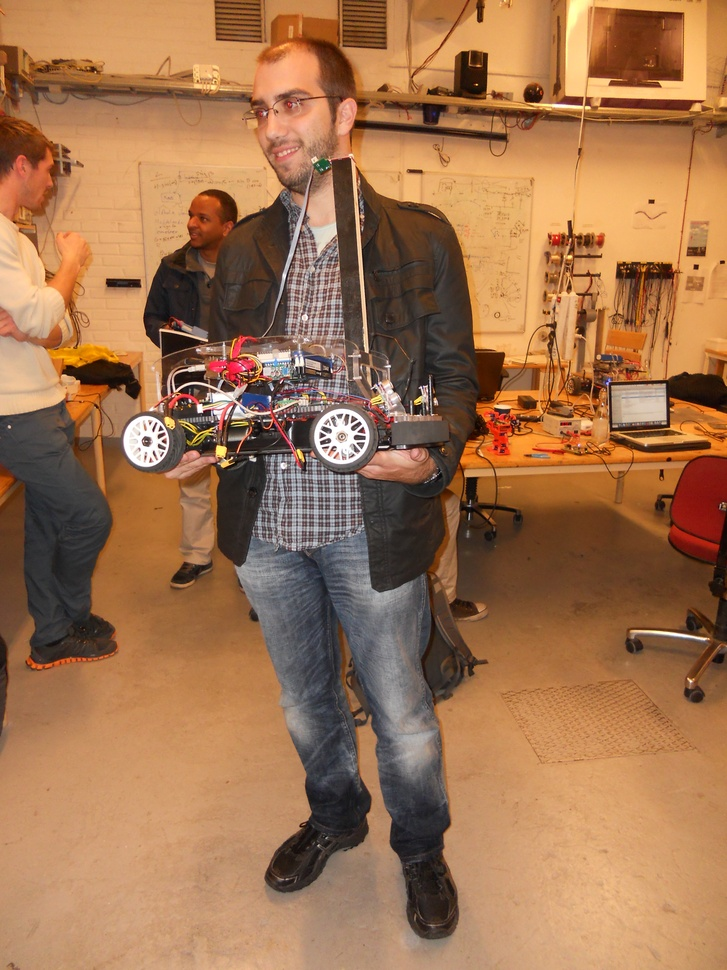
//> input picture 2013-CaroloCup/photos/DSCN0015.JPG, 727 x 970 px, shrunk from 3000 x 4000 before the run
$ ./HoughLines ../../../../../2013-CaroloCup/photos/DSCN0015.JPG   (built with g++ and OpenCV 4)
//> lines starting //> are read from the running program, lines starting //| are printed output that depends on the picture
#include "opencv2/highgui/highgui.hpp"
#include "opencv2/imgproc/imgproc.hpp"

#include <iostream>

using namespace cv;
using namespace std;

void help()
{
 cout << "\nThis program demonstrates line finding with the Hough transform.\n"
         "Usage:\n"
         "./houghlines <image_name>, Default is pic1.jpg\n" << endl;
}

int main(int argc, char** argv)
{
  const char* filename = argc >= 2 ? argv[1] : "pic1.jpg";

  Mat src = imread(filename, 0);
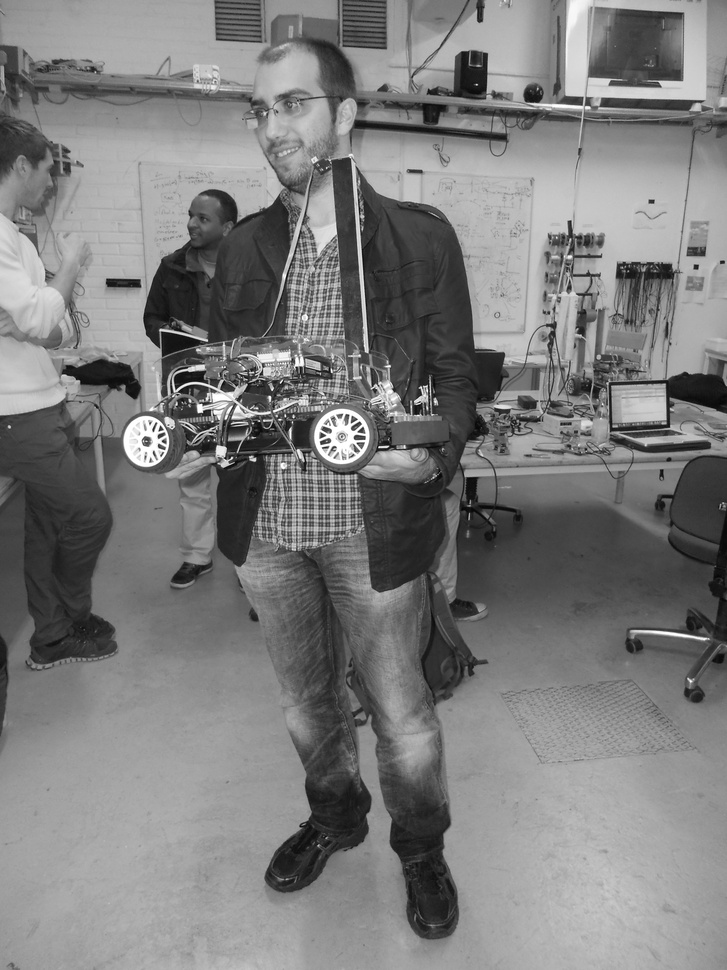
//> src: 970 rows x 727 cols, CV_8UC1; min 0, max 255, mean 124.7
  if(src.empty())
  {
    help();
    cout << "can not open " << filename << endl;
    return -1;
  }

  Mat dst, cdst;
  Canny(src, dst, 50, 200, 3);
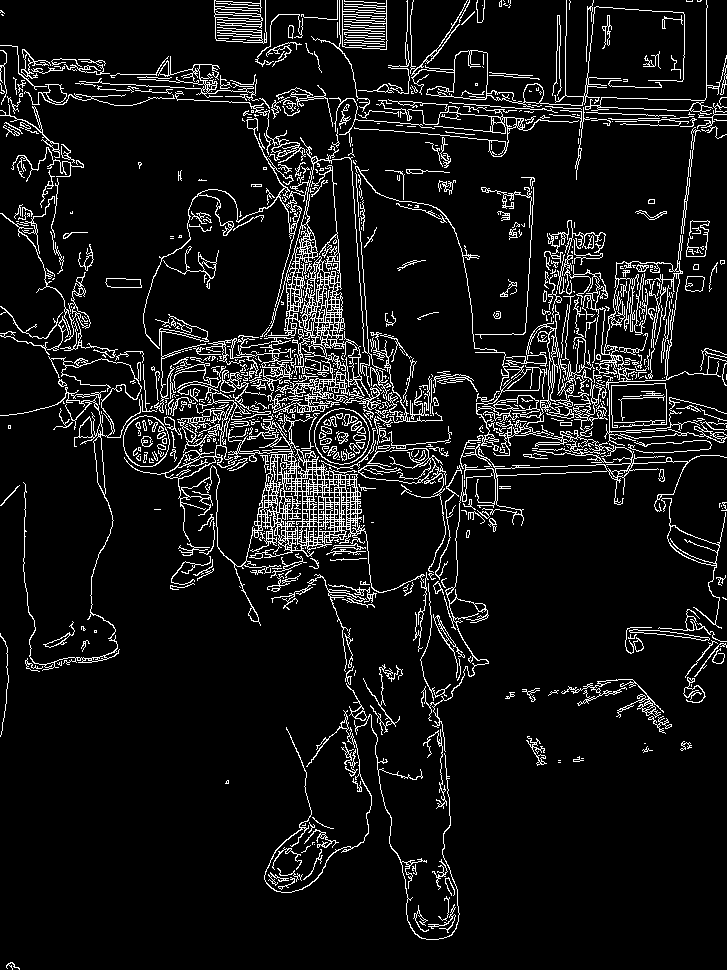
//> dst: 970 rows x 727 cols, CV_8UC1; 8.5% white in thin lines or dots
  cvtColor(dst, cdst, CV_GRAY2BGR);
//> cdst: 970 rows x 727 cols, CV_8UC3; 8.5% white in thin lines or dots

#if 0
  vector<Vec2f> lines;
  HoughLines(dst, lines, 1, CV_PI/180, 100, 0, 0 );

  for( size_t i = 0; i < lines.size(); i++ )
  {
    float rho = lines[i][0], theta = lines[i][1];
    Point pt1, pt2;
    double a = cos(theta), b = sin(theta);
    double x0 = a*rho, y0 = b*rho;
    pt1.x = cvRound(x0 + 1000*(-b));
    pt1.y = cvRound(y0 + 1000*(a));
    pt2.x = cvRound(x0 - 1000*(-b));
    pt2.y = cvRound(y0 - 1000*(a));
    line( cdst, pt1, pt2, Scalar(0,0,255), 3, CV_AA);
  }
#else
  vector<Vec4i> lines;
  HoughLinesP(dst, lines, 1, CV_PI/180, 50, 50, 10 );
//> lines = 535 lines (x1, y1, x2, y2), first 8: [299, 242, 332, 387], [203, 377, 272, 384], [285, 133, 338, 559], [277, 136, 292, 240], [364, 410, 441, 416], [324, 246, 338, 348], [355, 160, 373, 414], [322, 426, 345, 559]
  for( size_t i = 0; i < lines.size(); i++ )
  {
    Vec4i l = lines[i];
    line( cdst, Point(l[0], l[1]), Point(l[2], l[3]), Scalar(0,0,255), 3, CV_AA);
  }
//> this loop made 535 passes
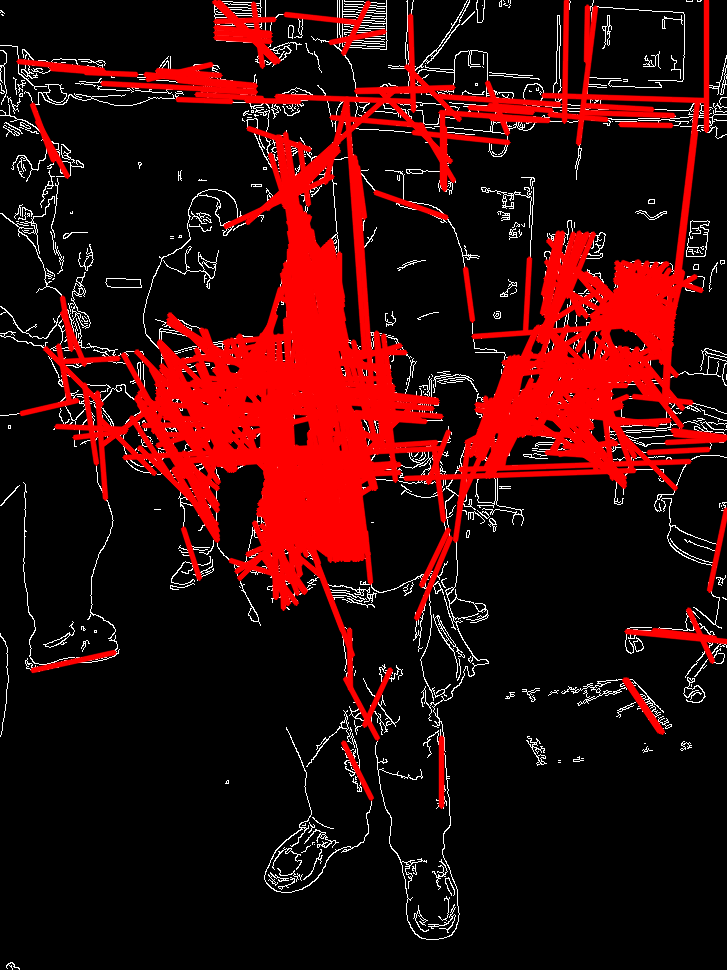
//> cdst: 970 rows x 727 cols, CV_8UC3; mean B, G, R 8.7, 8.7, 52.3
#endif
  imshow("source", src);
  imshow("detected lines", cdst);

  waitKey();

  return 0;
}

$ run again, on 2013-CaroloCup/photos/DSCN0017.JPG
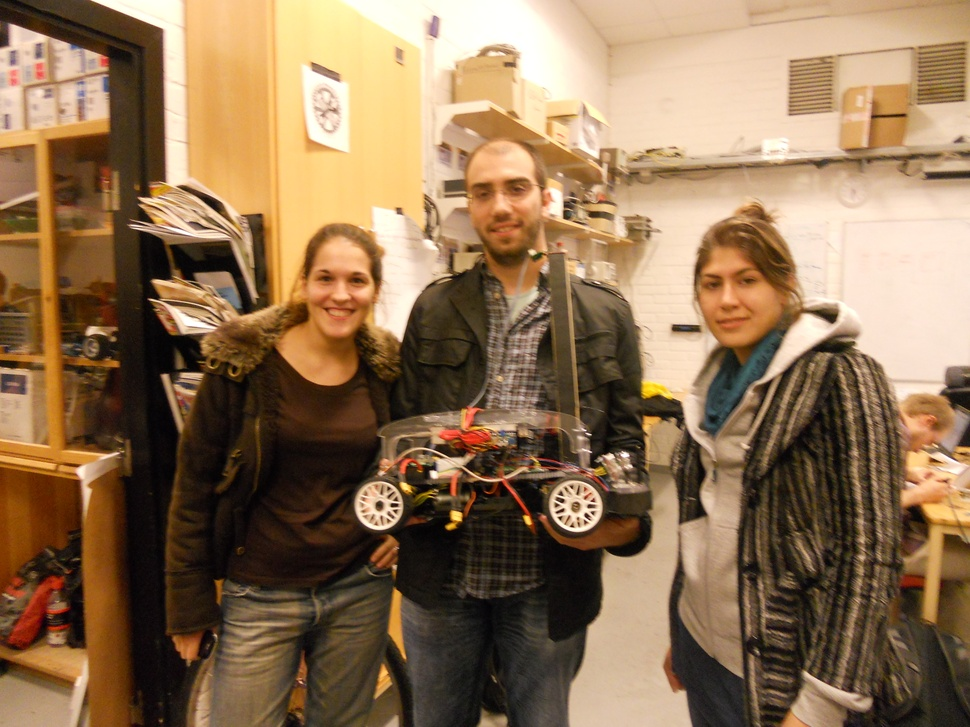
//> input picture 2013-CaroloCup/photos/DSCN0017.JPG, 970 x 727 px, shrunk from 4000 x 3000 before the run
//> `Canny(src, dst, 50, 200, 3);`:
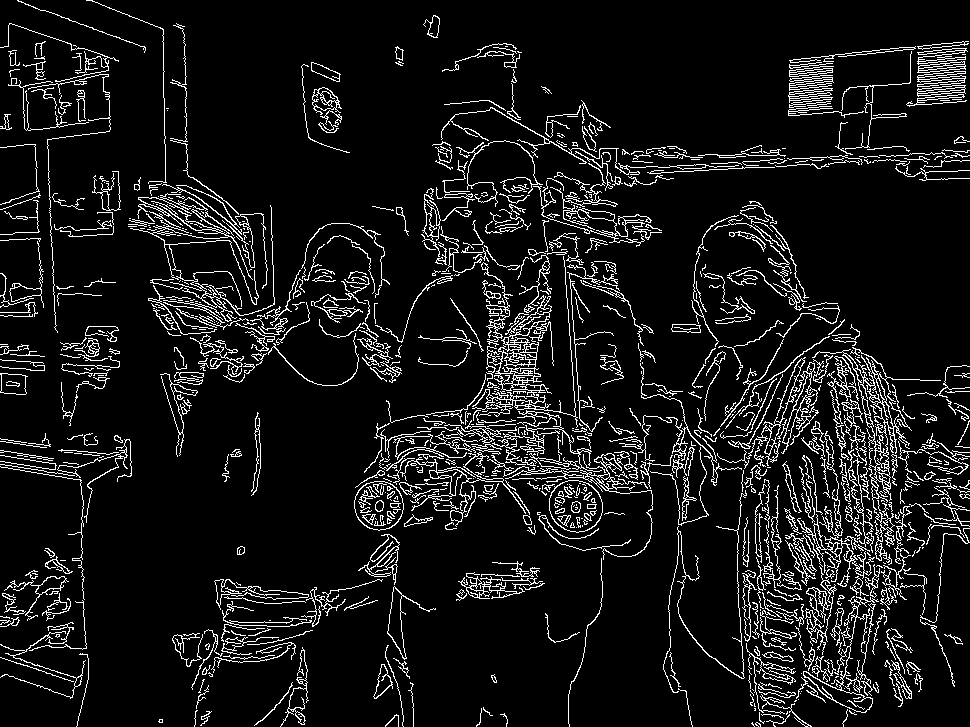
//> dst: 727 rows x 970 cols, CV_8UC1; 8.8% white in thin lines or dots
//> lines = 465 lines (x1, y1, x2, y2), first 8: [739, 524, 909, 586], [148, 183, 216, 240], [357, 516, 550, 323], [776, 421, 905, 446], [138, 206, 205, 242], [694, 170, 758, 167], [825, 475, 890, 485], [479, 393, 546, 433]
//> the loop `for( size_t i = 0; i < lines.size(); i++ )` made 465 passes
//> after the loop `for( size_t i = 0; i < lines.size(); i++ )`:
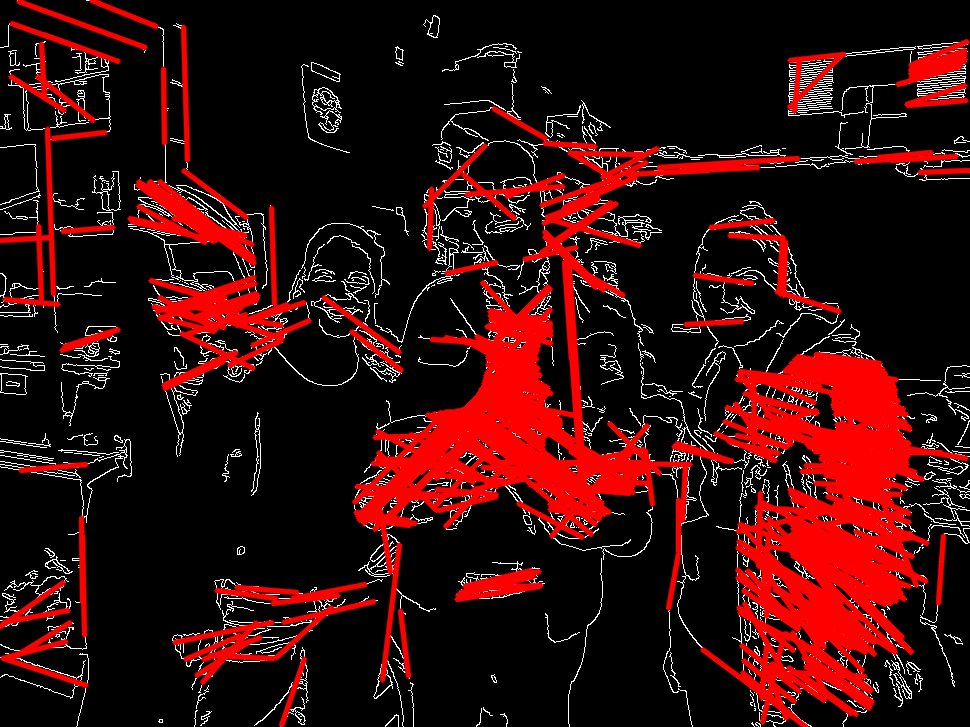
//> cdst: 727 rows x 970 cols, CV_8UC3; mean B, G, R 11, 11, 53.7

$ run again, on 2013-CaroloCup/photos/DSCN0018.JPG
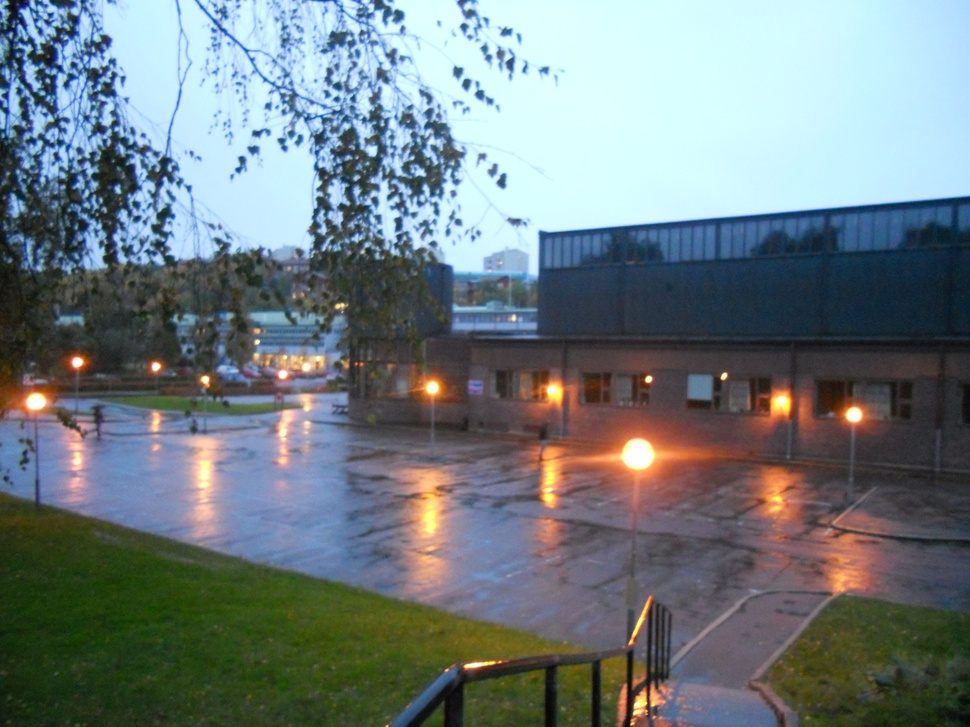
//> input picture 2013-CaroloCup/photos/DSCN0018.JPG, 970 x 727 px, shrunk from 4000 x 3000 before the run
//> `Canny(src, dst, 50, 200, 3);`:
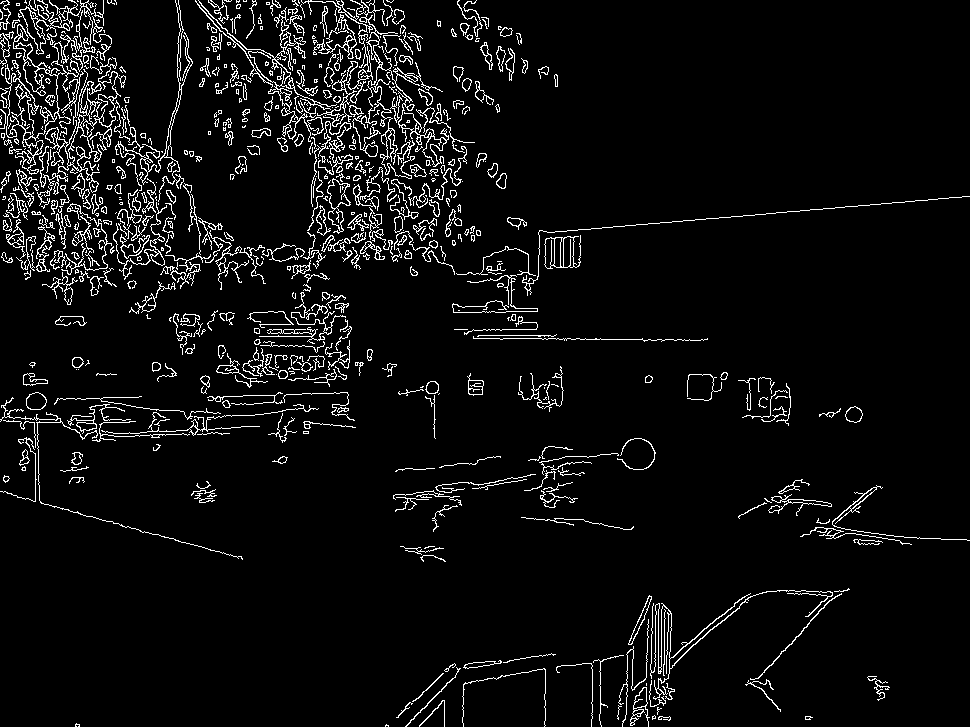
//> dst: 727 rows x 970 cols, CV_8UC1; 5.5% white in thin lines or dots
//> lines = 320 lines (x1, y1, x2, y2), first 8: [538, 233, 969, 196], [41, 53, 172, 184], [254, 328, 305, 379], [269, 72, 369, 172], [275, 82, 441, 248], [193, 212, 237, 275], [297, 312, 359, 374], [249, 60, 445, 256]
//> the loop `for( size_t i = 0; i < lines.size(); i++ )` made 320 passes
//> after the loop `for( size_t i = 0; i < lines.size(); i++ )`:
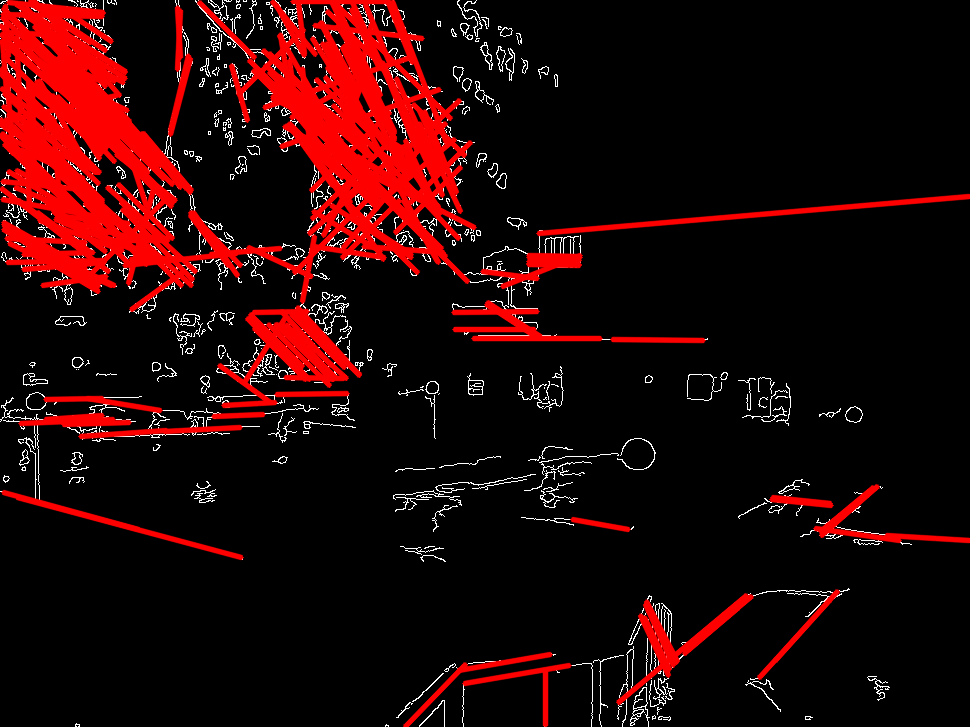
//> cdst: 727 rows x 970 cols, CV_8UC3; mean B, G, R 5.8, 5.8, 37.9

$ run again, on 2013-CaroloCup/photos/DSCN0021.JPG
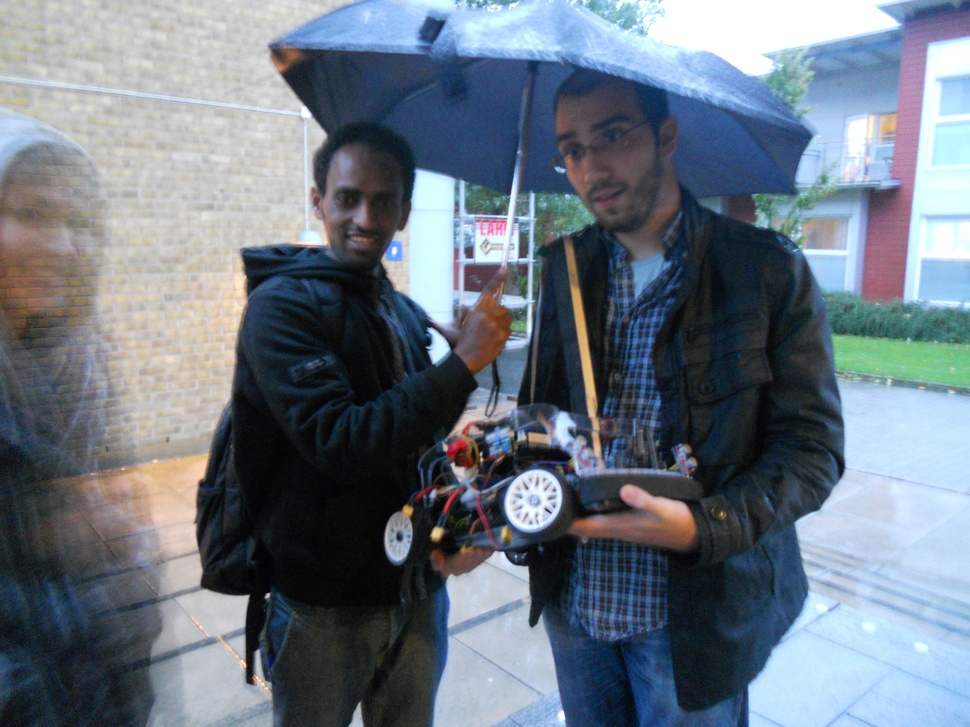
//> input picture 2013-CaroloCup/photos/DSCN0021.JPG, 970 x 727 px, shrunk from 4000 x 3000 before the run
//> `Canny(src, dst, 50, 200, 3);`:
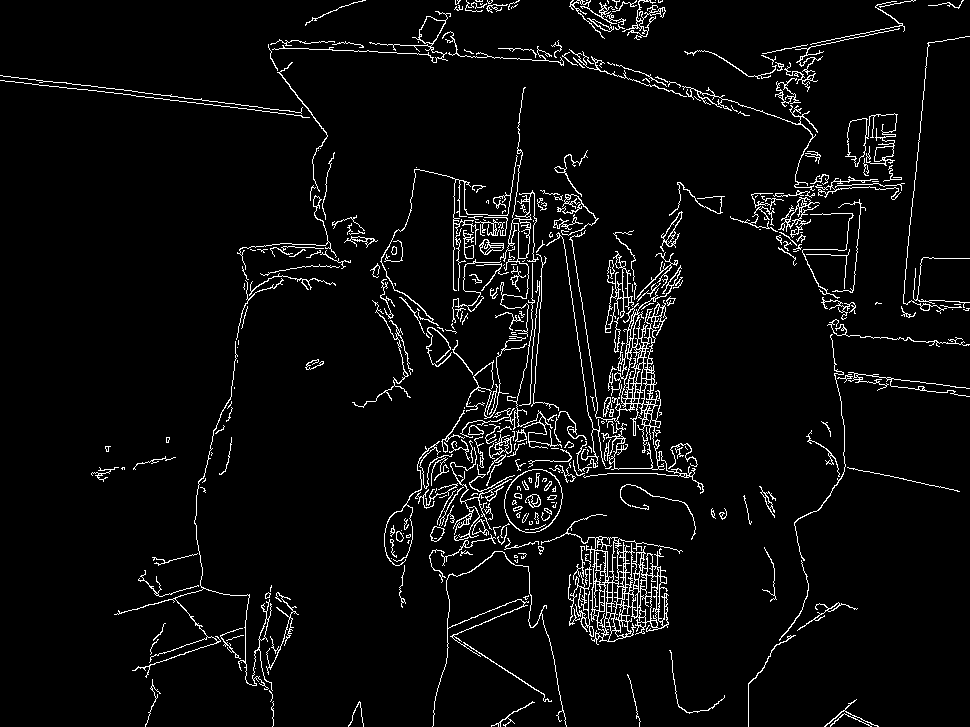
//> dst: 727 rows x 970 cols, CV_8UC1; 4.6% white in thin lines or dots
//> lines = 224 lines (x1, y1, x2, y2), first 8: [1, 75, 262, 107], [76, 88, 301, 115], [626, 410, 658, 274], [549, 638, 566, 726], [779, 232, 849, 177], [443, 55, 616, 64], [624, 540, 627, 636], [668, 246, 683, 185]
//> the loop `for( size_t i = 0; i < lines.size(); i++ )` made 224 passes
//> after the loop `for( size_t i = 0; i < lines.size(); i++ )`:
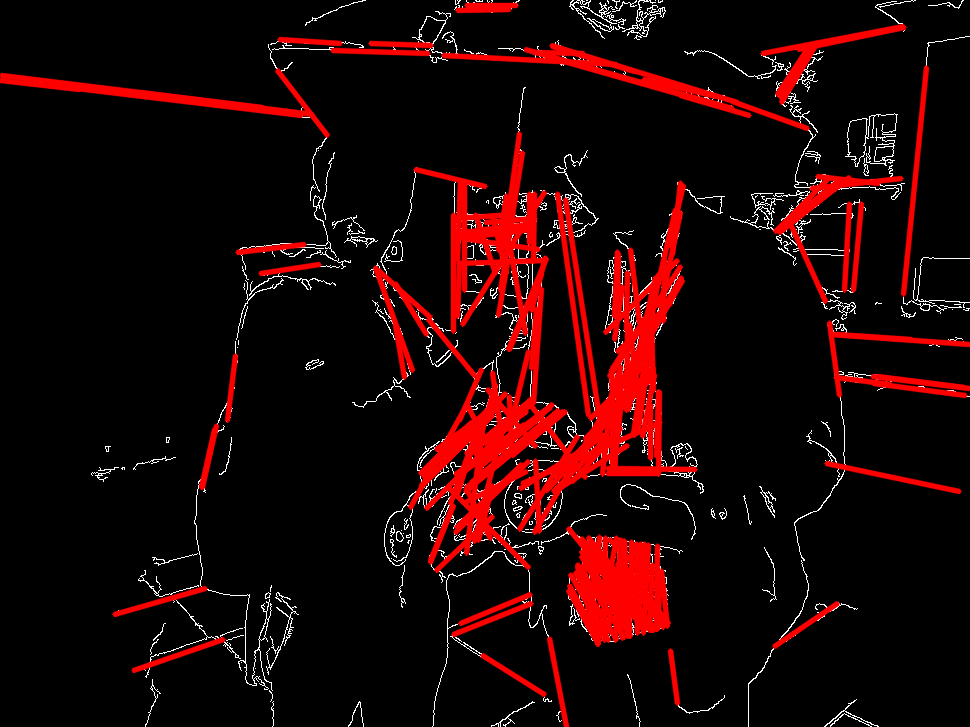
//> cdst: 727 rows x 970 cols, CV_8UC3; mean B, G, R 5.4, 5.4, 30.2
